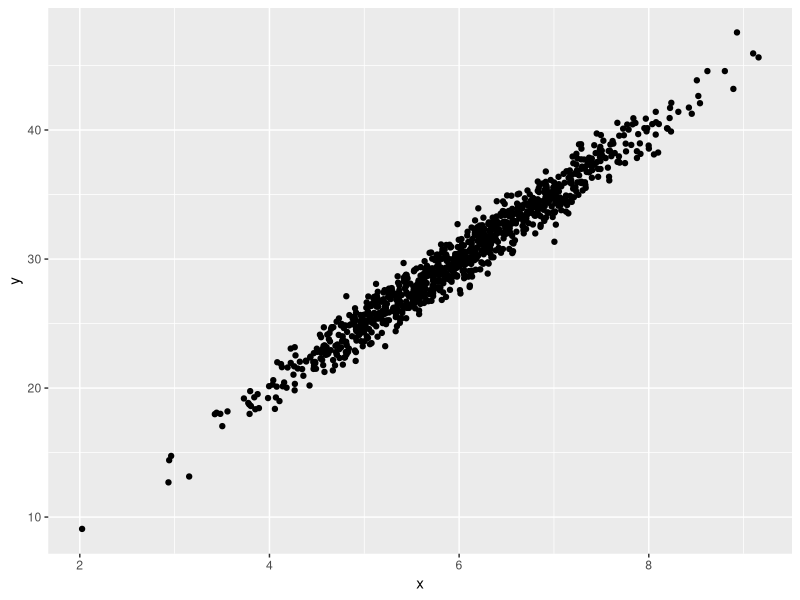
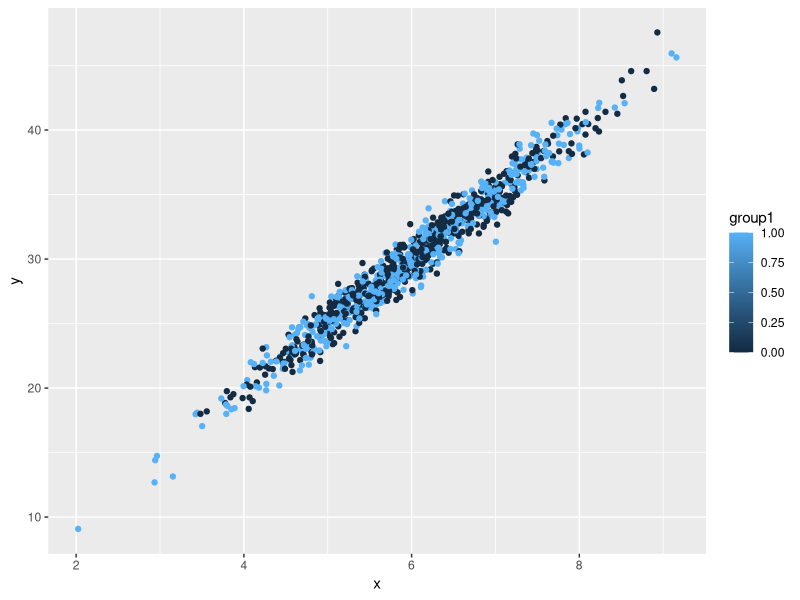
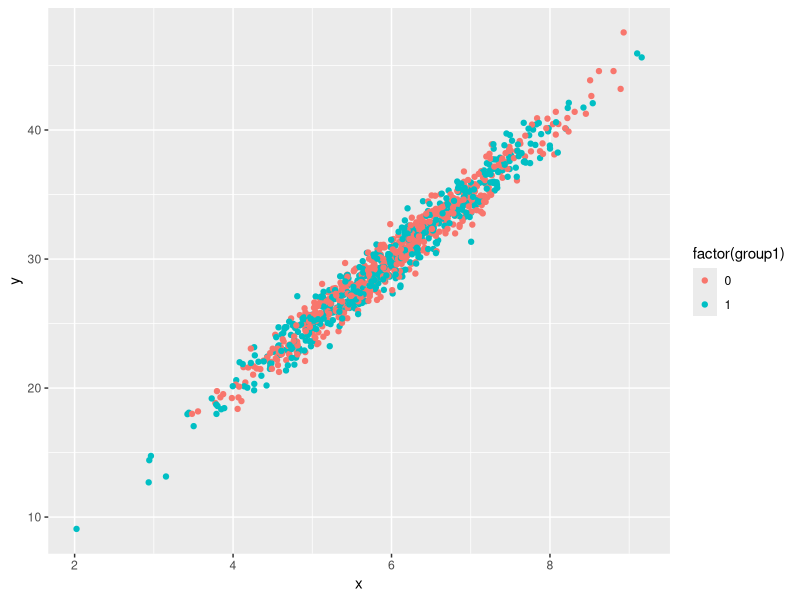
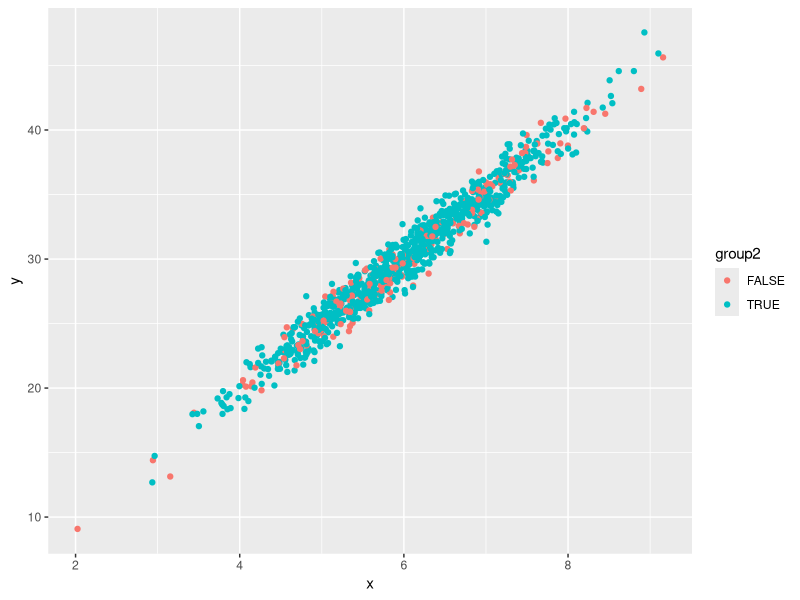
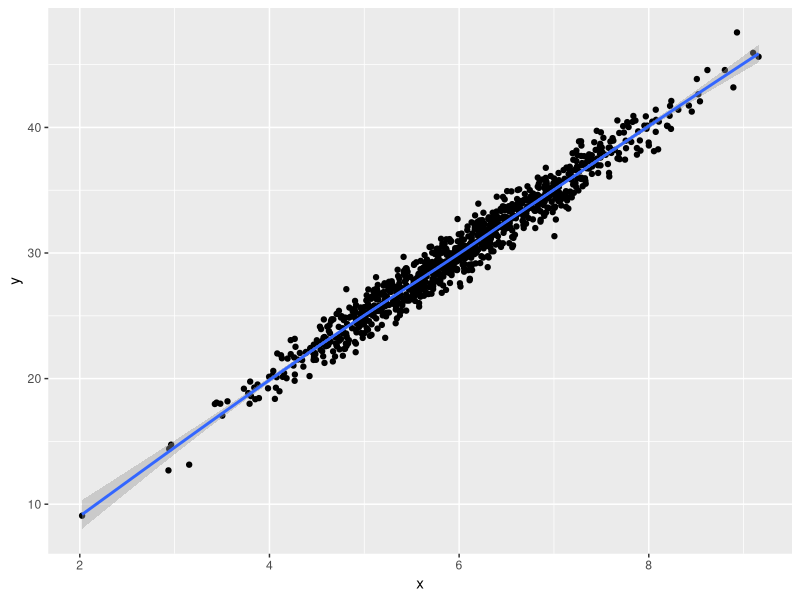
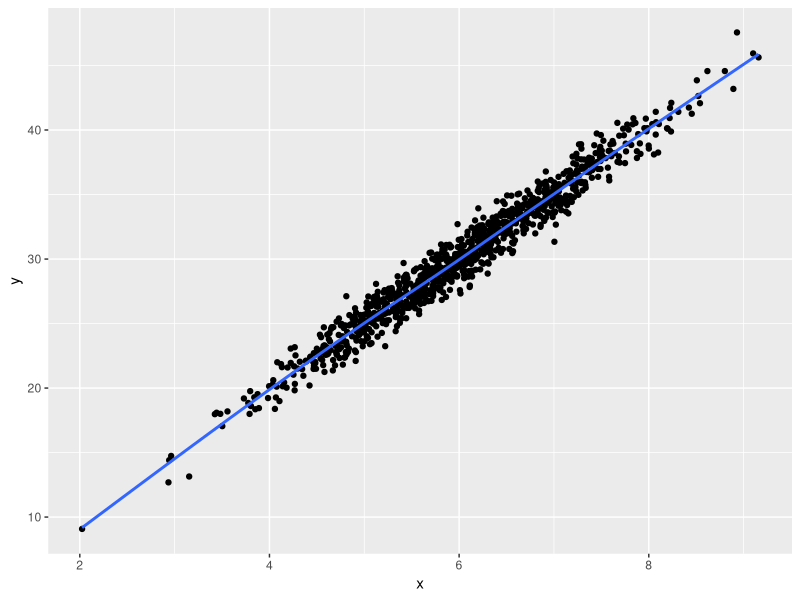
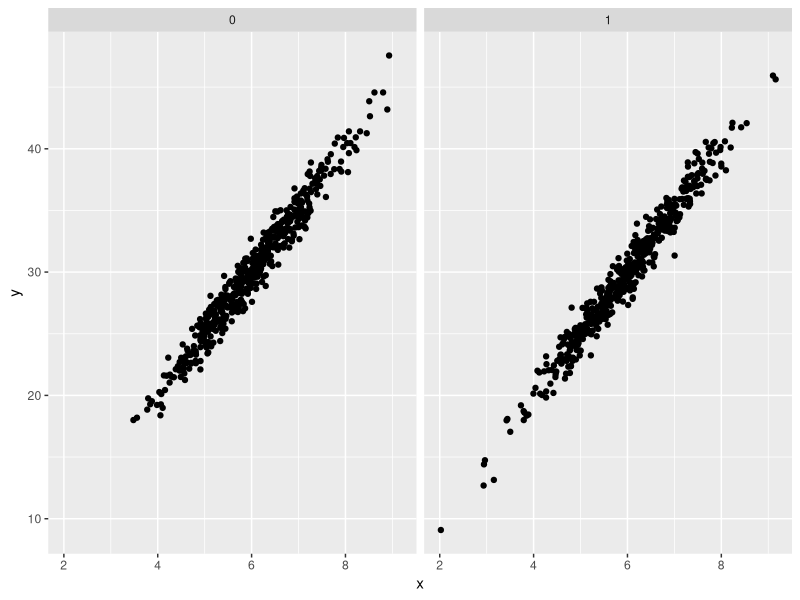
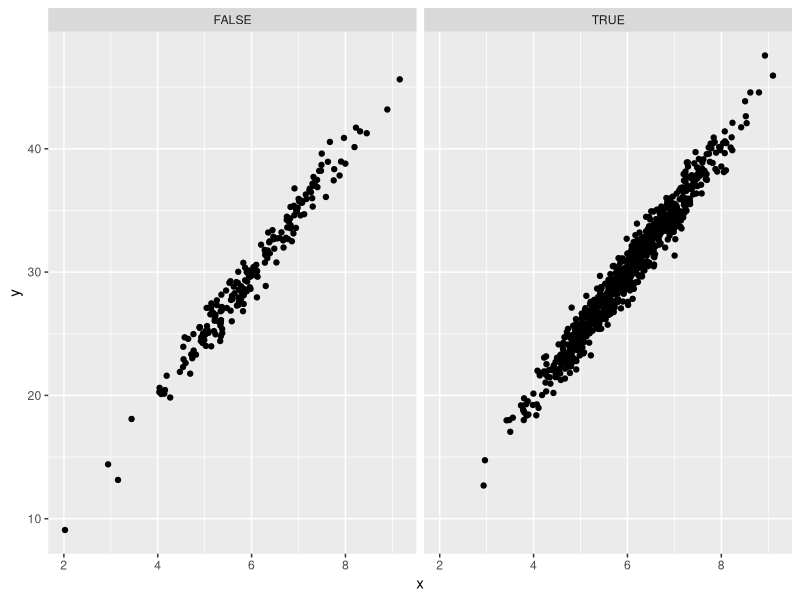

Reproduce these figures in R, in order.
#  Example from r-bloggers, to see if I can get the  geoms to work:
# https://www.r-bloggers.com/my-commonly-done-ggplot2-graphs/


library(ggplot2)
set.seed(20141016)

data <- data.frame(x <- rnorm(1000, mean=6))
data$group1 <- rbinom(n = 1000, size =1 , prob =0.5)
data$y <- data$x * 5 + rnorm(1000)
data$group2 <- runif(1000) > 0.2

g <- ggplot(data, aes(x = x, y=y)) + geom_point()
g

# add color:
g + aes(colour=group1)

g + aes(colour = factor(group1))

g + aes(colour = group2)

# note that the variables have to have been in the data frame when g was first created;
# attaching a new column to 'data' and then referencing it would fail.

g + geom_smooth()        # this includes the standard error bands by default.

g + geom_smooth(se = FALSE)  # this turns them off.


# Faceting - You can do the same graph, conditioned on levels of a variable.

g + facet_wrap(~ group1)

g + facet_wrap(~ group2)


g + facet_wrap(group2 ~ group1)  + geom_smooth()  # look at two faceting variables.


# Spaghetti Plot with Overall Smoother - for longitudinal data.
# For this example I took code from StackOverflow to create some longitudinal data:
# http://stats.stackexchange.com/questions/76999/simulating-longitudinal-lognormal-data-in-r


library(MASS)
library(nlme)

### set number of individuals
n <- 200

### average intercept and slope
beta0 <- 1.0
beta1 <- 6.0

### true autocorrelation
ar.val <- .4

### true error SD, intercept SD, slope SD, and intercept-slope cor
sigma <- 1.5
tau0  <- 2.5
tau1  <- 2.0
tau01 <- 0.3

### maximum number of possible observations
m <- 10

### simulate number of observations for each individual
p <- round(runif(n,4,m))

### simulate observation moments (assume everybody has 1st obs)
obs <- unlist(sapply(p, function(x) c(1, sort(sample(2:m, x-1, replace=FALSE)))))

### set up data frame
dat <- data.frame(id=rep(1:n, times=p), obs=obs)

### simulate (correlated) random effects for intercepts and slopes
mu  <- c(0,0)
S   <- matrix(c(1, tau01, tau01, 1), nrow=2)
tau <- c(tau0, tau1)
S   <- diag(tau) %*% S %*% diag(tau)
U   <- mvrnorm(n, mu=mu, Sigma=S)

### simulate AR(1) errors and then the actual outcomes
dat$eij <- unlist(sapply(p, function(x) arima.sim(model=list(ar=ar.val), n=x) * sqrt(1-ar.val^2) * sigma))
dat$yij <- (beta0 + rep(U[,1], times=p)) + (beta1 + rep(U[,2], times=p)) * log(dat$obs) + dat$eij






